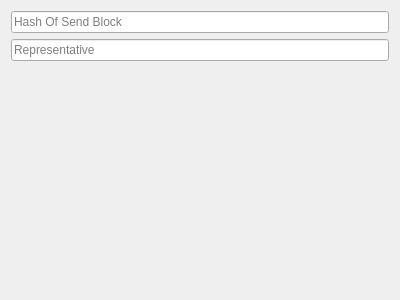
<?xml version="1.0" encoding="UTF-8"?>
<ui version="4.0">
 <class>Form</class>
 <widget class="QWidget" name="Form">
  <property name="geometry">
   <rect>
    <x>0</x>
    <y>0</y>
    <width>400</width>
    <height>300</height>
   </rect>
  </property>
  <property name="windowTitle">
   <string>Form</string>
  </property>
  <layout class="QGridLayout" name="gridLayout">
   <item row="1" column="1">
    <widget class="QLineEdit" name="reprText">
     <property name="placeholderText">
      <string>Representative</string>
     </property>
    </widget>
   </item>
   <item row="2" column="1">
    <spacer name="verticalSpacer">
     <property name="orientation">
      <enum>Qt::Vertical</enum>
     </property>
     <property name="sizeHint" stdset="0">
      <size>
       <width>20</width>
       <height>244</height>
      </size>
     </property>
    </spacer>
   </item>
   <item row="0" column="1">
    <widget class="QLineEdit" name="sendHashText">
     <property name="placeholderText">
      <string>Hash Of Send Block</string>
     </property>
    </widget>
   </item>
  </layout>
 </widget>
 <resources/>
 <connections/>
</ui>
